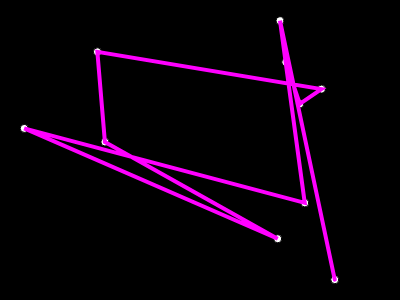
Frame 1 (no input)
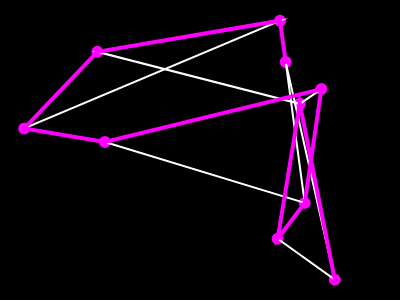
Frame 60 (no input)
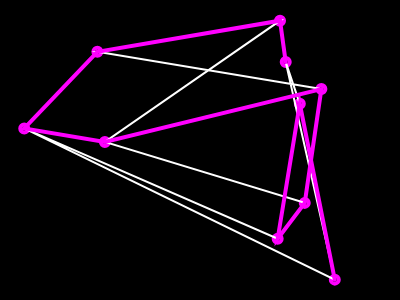
Frame 120 (the mouse pressed at the canvas centre since frame 60)

The p5.js sketch that drew these frames (run headless with seeded random() and noise() and a simulated clock; from frame 60 on, the mouse is pressed at the canvas centre):

// p5.js sketch
// ── sketch.js
var cities = [];
var totalCities = 10;
var recordDistance;
var bestEver;

function setup() {
  createCanvas(400, 300);
  for (var i = 0; i < totalCities; i++) {
    var v = createVector(random(width), random(height));
    cities[i] = v;
  }

  var d = calcDistance(cities);
  recordDistance = d;
  bestEver = cities.slice();
}

function draw() {
  background(0);
  for (var i = 0; i < cities.length; i++) {
    ellipse(cities[i].x, cities[i].y, 8, 8);
  }

  stroke(255);
  strokeWeight(2);
  noFill();
  beginShape();
  for (var i = 0; i < cities.length; i++) {
    vertex(cities[i].x, cities[i].y);
  }
  endShape();

  stroke(255,0,255);
  strokeWeight(4);
  noFill();
  beginShape();
  for (var i = 0; i < cities.length; i++) {
    vertex(bestEver[i].x, bestEver[i].y);
  }
  endShape();

  var i = floor(random(cities.length));
  var j = floor(random(cities.length));
  swap(cities, i, j);

  var d = calcDistance(cities);
  if (d < recordDistance) {
    recordDistance = d;
    bestEver = cities.slice();
  }
}

function swap(a, i, j) {
  var temp = a[i];
  a[i] = a[j];
  a[j] = temp;
}

function calcDistance(points) {
  var sum = 0;
  for (var i = 0; i < points.length-1; i++) {
    var d = dist(points[i].x, points[i].y, points[i + 1].x, points[i + 1].y);
    sum += d;
  }
  return sum;
}
